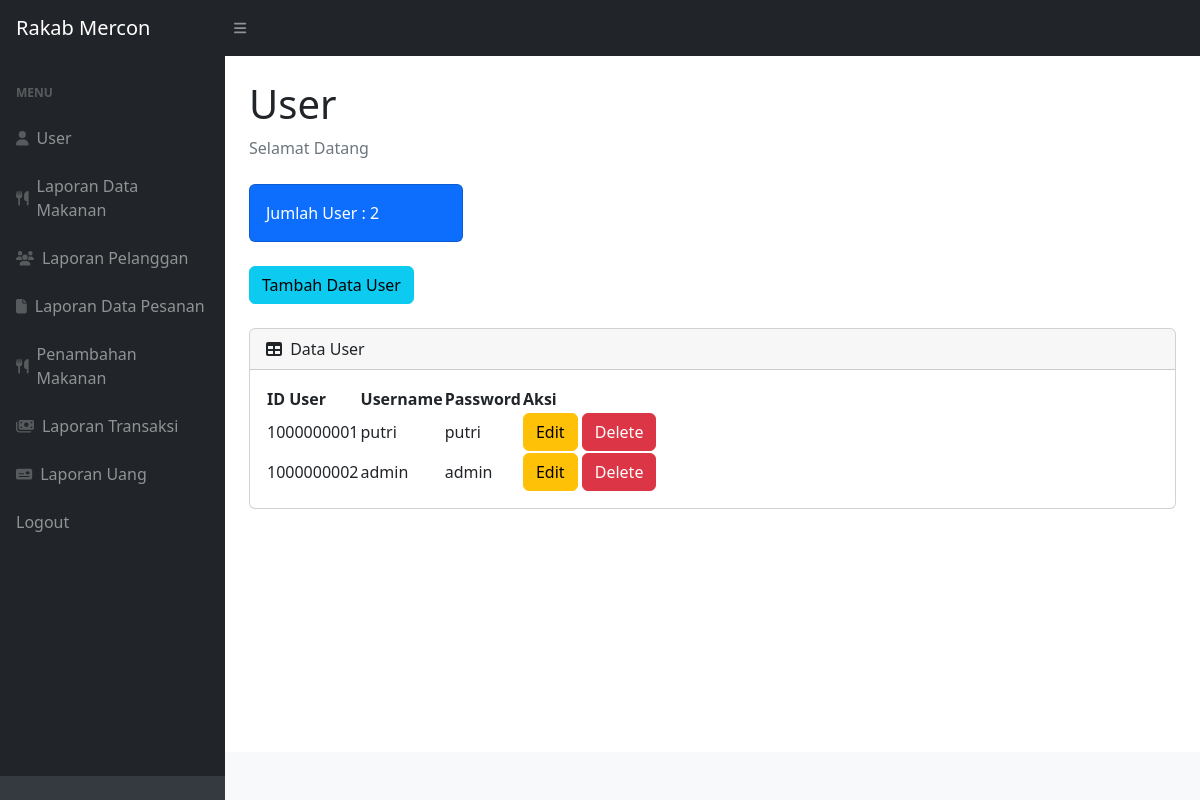
Screenshot of /index.php (signed in) with the database file from the repository.
### tables this page shows
CREATE TABLE `user` (
  `iduser` int(11) NOT NULL,
  `username` varchar(35) NOT NULL,
  `password` varchar(20) NOT NULL
);

### index.php (the view, shortened to what this page needs)
<?php
require 'ceklogin.php';
$h1 = mysqli_query($c, "select * from user");
$h2 = mysqli_num_rows($h1);
?>
<!DOCTYPE html>
<html lang="en">
    <head>
        <link href="https://cdn.jsdelivr.net/npm/simple-datatables@7.1.2/dist/style.min.css" rel="stylesheet" />
        <link href="css/styles.css" rel="stylesheet" />
    </head>
    <body class="sb-nav-fixed">
        <nav class="sb-topnav navbar navbar-expand navbar-dark bg-dark">
            <a class="navbar-brand ps-3" href="index.php">Rakab Mercon</a>
            <button class="btn btn-link btn-sm order-1 order-lg-0 me-4 me-lg-0" id="sidebarToggle" href="#!"><i class="fas fa-bars"></i></button>
        </nav>
        <div id="layoutSidenav">
            <div id="layoutSidenav_nav">
                <nav class="sb-sidenav accordion sb-sidenav-dark" id="sidenavAccordion">
                    <div class="sb-sidenav-menu">
                        <div class="nav">
                            <div class="sb-sidenav-menu-heading">Menu</div>
                            <a class="nav-link" href="index.php">
                                <div class="sb-nav-link-icon"><i class="fa-solid fa-user"></i></div>
                                User
                            </a>
                            <a class="nav-link" href="datamakanan.php">
                                <div class="sb-nav-link-icon"><i class="fa-solid fa-utensils"></i></div>
                                Laporan Data Makanan
                            </a>
                            <a class="nav-link" href="pelanggan.php">
                                <div class="sb-nav-link-icon"><i class="fa-solid fa-users"></i></div>
                                Laporan Pelanggan
                            </a>
                            <a class="nav-link" href="pesanan.php">
                                <div class="sb-nav-link-icon"><i class="fa-solid fa-file"></i></div>
                                Laporan Data Pesanan
                            </a>
                                <a class="nav-link" href="masuk.php">
                                <div class="sb-nav-link-icon"><i class="fa-solid fa-utensils"></i></div>
                                Penambahan Makanan
                            </a>
                            <a class="nav-link" href="transaksi.php">
                                <div class="sb-nav-link-icon"><i class="fa-solid fa-money-bills"></i></div>
                                Laporan Transaksi
                            </a>
                            <a class="nav-link" href="uang.php">
                                <div class="sb-nav-link-icon"><i class="fa-solid fa-money-check"></i></div>
                                Laporan Uang
                            </a>
                            <a class="nav-link" href="logout.php">
                                Logout
                            </a>
                        </div>
                    </div>
                    <div class="sb-sidenav-footer">
                    </div>
                </nav>
            </div>
            <div id="layoutSidenav_content">
                <main>
                    <div class="container-fluid px-4">
                        <h1 class="mt-4">User</h1>
                        <ol class="breadcrumb mb-4">
                            <li class="breadcrumb-item active">Selamat Datang</li>
                        </ol>
                        <div class="row">
                            <div class="col-xl-3 col-md-6">
                                <div class="card bg-primary text-white mb-4">
                                    <div class="card-body">Jumlah User : <?=$h2;?></div>
                                </div>
                            </div>
                        </div>
                        <button type="button" class="btn btn-info mb-4" data-bs-toggle="modal" data-bs-target="#myModal">
                                  Tambah Data User
                                </button>
                        <div class="card mb-4">
                            <div class="card-header">
                                <i class="fas fa-table me-1"></i>
                                Data User
                            </div>
                            <div class="card-body">
                                <table id="datatablesSimple">
                                    <thead>
                                        <tr>
                                            <th>ID User</th>
                                            <th>Username</th>
                                            <th>Password</th>
                                            <th>Aksi</th>
                                        </tr>
                                    </thead>
                                    <tbody>
                                    <?php
                                    $get = mysqli_query($c, "select * from user");
                                    $i = 1000000001;
                                    while($p=mysqli_fetch_array($get)){
                                    $iduser = $p['iduser'];
                                    $username = $p['username'];
                                    $password = $p['password'];
                                    ?>
                                        <tr>
                                            <td><?=$i++;?></td>
                                            <td><?=$username;?></td>
                                            <td><?=$password;?></td>
                                            <td>
                                            <button type="button" class="btn btn-warning" data-bs-toggle="modal" data-bs-target="#edit<?=$iduser;?>">
                                                    Edit
                                                </button>
                                                <button type="button" class="btn btn-danger" data-bs-toggle="modal" data-bs-target="#delete<?=$iduser;?>">
                                                    Delete
                                                </button>
                                            </td>
                                        </tr>
                                    <?php
                                    };
                                    ?>
                                    </tbody>
                                </table>
                            </div>
                        </div>
                    </div>
                </main>
                <footer class="py-4 bg-light mt-auto">
                </footer>
            </div>
        </div>
    </body>
</html>

### rows the page displays
user: username "putri", password "putri"
user: username "admin", password "admin"

### other values shown
$h2 "2"
